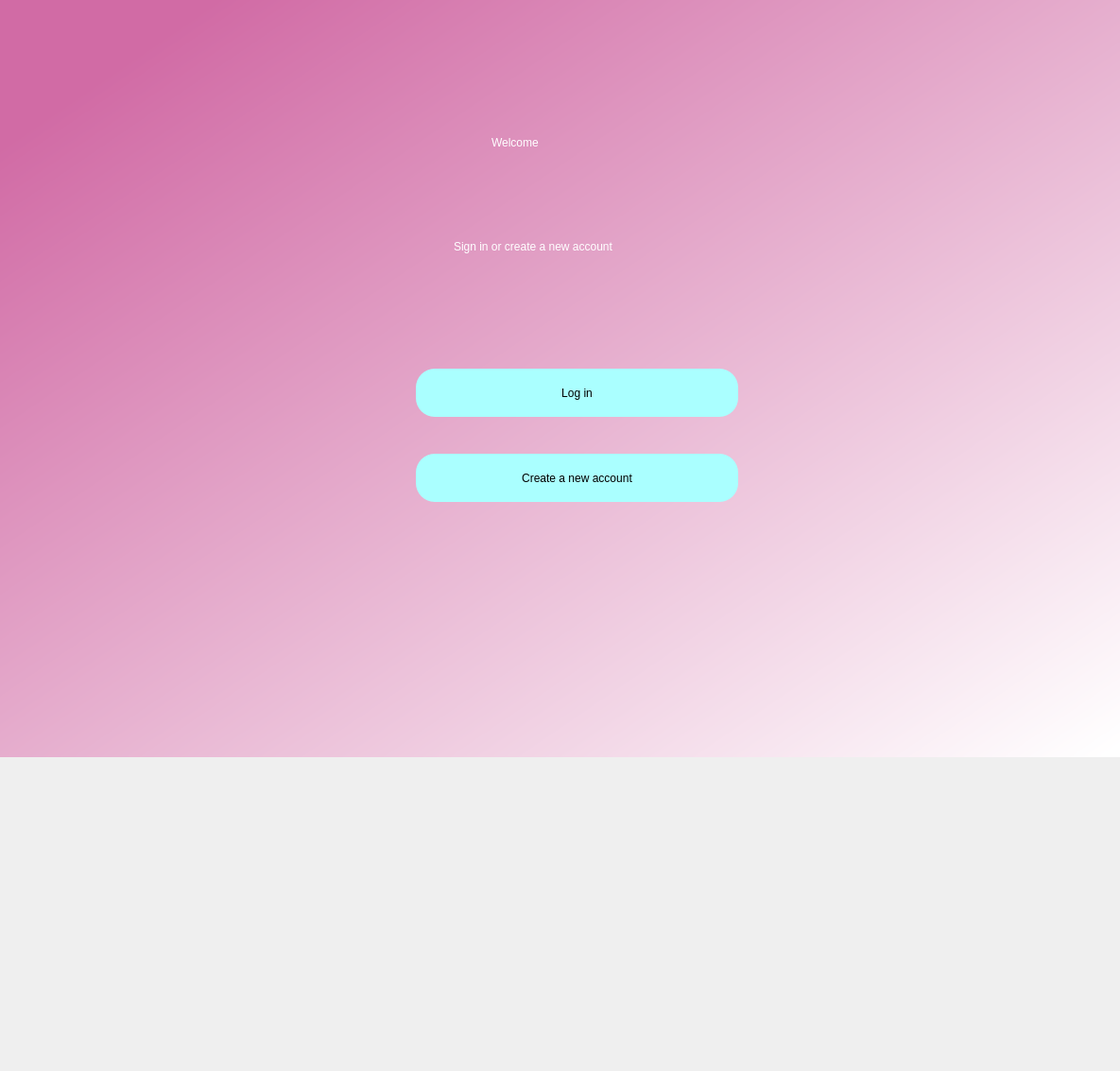
<?xml version="1.0" encoding="UTF-8"?>
<ui version="4.0">
 <class>Dialog</class>
 <widget class="QDialog" name="Dialog">
  <property name="geometry">
   <rect>
    <x>0</x>
    <y>0</y>
    <width>1185</width>
    <height>1133</height>
   </rect>
  </property>
  <property name="windowTitle">
   <string>Dialog</string>
  </property>
  <widget class="QWidget" name="bgwidget" native="true">
   <property name="geometry">
    <rect>
     <x>0</x>
     <y>0</y>
     <width>1201</width>
     <height>801</height>
    </rect>
   </property>
   <property name="styleSheet">
    <string notr="true">QWidget#bgwidget{
background-color:qlineargradient(spread:pad, x1:0.091, y1:0.101636, x2:0.991379, y2:0.977, stop:0 rgba(209, 107, 165, 255), stop:1 rgba(255, 255, 255, 255));}</string>
   </property>
   <widget class="QLabel" name="label">
    <property name="geometry">
     <rect>
      <x>520</x>
      <y>120</y>
      <width>251</width>
      <height>61</height>
     </rect>
    </property>
    <property name="styleSheet">
     <string notr="true">font: 36pt &quot;MS Shell Dlg 2&quot;; color:rgb(255, 255, 255)</string>
    </property>
    <property name="text">
     <string>Welcome</string>
    </property>
   </widget>
   <widget class="QLabel" name="label_2">
    <property name="geometry">
     <rect>
      <x>480</x>
      <y>240</y>
      <width>391</width>
      <height>41</height>
     </rect>
    </property>
    <property name="styleSheet">
     <string notr="true">font: 16pt &quot;MS Shell Dlg 2&quot;;color:rgb(255, 255, 255)</string>
    </property>
    <property name="text">
     <string>Sign in or create a new account</string>
    </property>
   </widget>
   <widget class="QPushButton" name="login">
    <property name="geometry">
     <rect>
      <x>440</x>
      <y>390</y>
      <width>341</width>
      <height>51</height>
     </rect>
    </property>
    <property name="styleSheet">
     <string notr="true">border-radius:20px;
background-color: rgb(170, 255, 255);
font: 14pt &quot;MS Shell Dlg 2&quot;;</string>
    </property>
    <property name="text">
     <string>Log in</string>
    </property>
   </widget>
   <widget class="QPushButton" name="create">
    <property name="geometry">
     <rect>
      <x>440</x>
      <y>480</y>
      <width>341</width>
      <height>51</height>
     </rect>
    </property>
    <property name="styleSheet">
     <string notr="true">border-radius:20px;
background-color: rgb(170, 255, 255);
font: 14pt &quot;MS Shell Dlg 2&quot;;</string>
    </property>
    <property name="text">
     <string>Create a new account</string>
    </property>
   </widget>
  </widget>
 </widget>
 <resources/>
 <connections/>
</ui>
